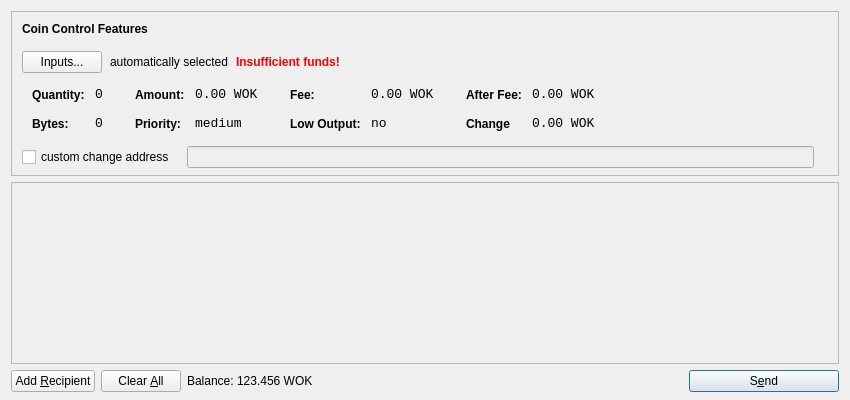
<?xml version="1.0" encoding="UTF-8"?>
<ui version="4.0">
 <class>SendCoinsDialog</class>
 <widget class="QDialog" name="SendCoinsDialog">
  <property name="geometry">
   <rect>
    <x>0</x>
    <y>0</y>
    <width>850</width>
    <height>400</height>
   </rect>
  </property>
  <property name="windowTitle">
   <string>Send Coins</string>
  </property>
  <layout class="QVBoxLayout" name="verticalLayout" stretch="0,1,0">
   <property name="bottomMargin">
    <number>8</number>
   </property>
   <item>
    <widget class="QFrame" name="frameCoinControl">
     <property name="sizePolicy">
      <sizepolicy hsizetype="Expanding" vsizetype="Expanding">
       <horstretch>0</horstretch>
       <verstretch>0</verstretch>
      </sizepolicy>
     </property>
     <property name="maximumSize">
      <size>
       <width>16777215</width>
       <height>16777215</height>
      </size>
     </property>
     <property name="frameShape">
      <enum>QFrame::StyledPanel</enum>
     </property>
     <property name="frameShadow">
      <enum>QFrame::Sunken</enum>
     </property>
     <layout class="QVBoxLayout" name="verticalLayoutCoinControl2">
      <property name="spacing">
       <number>-1</number>
      </property>
      <property name="leftMargin">
       <number>0</number>
      </property>
      <property name="topMargin">
       <number>0</number>
      </property>
      <property name="rightMargin">
       <number>0</number>
      </property>
      <property name="bottomMargin">
       <number>6</number>
      </property>
      <item>
       <layout class="QVBoxLayout" name="verticalLayoutCoinControl" stretch="0,0,0,0,1">
        <property name="spacing">
         <number>0</number>
        </property>
        <property name="leftMargin">
         <number>10</number>
        </property>
        <property name="topMargin">
         <number>10</number>
        </property>
        <item>
         <layout class="QHBoxLayout" name="horizontalLayoutCoinControl1">
          <property name="bottomMargin">
           <number>15</number>
          </property>
          <item>
           <widget class="QLabel" name="labelCoinControlFeatures">
            <property name="sizePolicy">
             <sizepolicy hsizetype="Preferred" vsizetype="Maximum">
              <horstretch>0</horstretch>
              <verstretch>0</verstretch>
             </sizepolicy>
            </property>
            <property name="font">
             <font>
              <weight>75</weight>
              <bold>true</bold>
             </font>
            </property>
            <property name="styleSheet">
             <string notr="true">font-weight:bold;</string>
            </property>
            <property name="text">
             <string>Coin Control Features</string>
            </property>
           </widget>
          </item>
         </layout>
        </item>
        <item>
         <layout class="QHBoxLayout" name="horizontalLayoutCoinControl2" stretch="0,0,0,0">
          <property name="spacing">
           <number>8</number>
          </property>
          <property name="bottomMargin">
           <number>10</number>
          </property>
          <item>
           <widget class="QPushButton" name="pushButtonCoinControl">
            <property name="styleSheet">
             <string notr="true"/>
            </property>
            <property name="text">
             <string>Inputs...</string>
            </property>
           </widget>
          </item>
          <item>
           <widget class="QLabel" name="labelCoinControlAutomaticallySelected">
            <property name="text">
             <string>automatically selected</string>
            </property>
            <property name="margin">
             <number>5</number>
            </property>
           </widget>
          </item>
          <item>
           <widget class="QLabel" name="labelCoinControlInsuffFunds">
            <property name="font">
             <font>
              <weight>75</weight>
              <bold>true</bold>
             </font>
            </property>
            <property name="styleSheet">
             <string notr="true">color:red;font-weight:bold;</string>
            </property>
            <property name="text">
             <string>Insufficient funds!</string>
            </property>
            <property name="margin">
             <number>5</number>
            </property>
           </widget>
          </item>
          <item>
           <spacer name="horizontalSpacerCoinControl">
            <property name="orientation">
             <enum>Qt::Horizontal</enum>
            </property>
            <property name="sizeHint" stdset="0">
             <size>
              <width>40</width>
              <height>1</height>
             </size>
            </property>
           </spacer>
          </item>
         </layout>
        </item>
        <item>
         <widget class="QWidget" name="widgetCoinControl" native="true">
          <property name="sizePolicy">
           <sizepolicy hsizetype="Preferred" vsizetype="Preferred">
            <horstretch>0</horstretch>
            <verstretch>0</verstretch>
           </sizepolicy>
          </property>
          <property name="minimumSize">
           <size>
            <width>0</width>
            <height>0</height>
           </size>
          </property>
          <property name="styleSheet">
           <string notr="true"/>
          </property>
          <layout class="QHBoxLayout" name="horizontalLayoutCoinControl5">
           <property name="margin">
            <number>0</number>
           </property>
           <item>
            <layout class="QHBoxLayout" name="horizontalLayoutCoinControl3" stretch="0,0,0,1">
             <property name="spacing">
              <number>20</number>
             </property>
             <property name="topMargin">
              <number>0</number>
             </property>
             <property name="bottomMargin">
              <number>10</number>
             </property>
             <item>
              <layout class="QFormLayout" name="formLayoutCoinControl1">
               <property name="horizontalSpacing">
                <number>10</number>
               </property>
               <property name="verticalSpacing">
                <number>14</number>
               </property>
               <property name="leftMargin">
                <number>10</number>
               </property>
               <property name="topMargin">
                <number>4</number>
               </property>
               <property name="rightMargin">
                <number>6</number>
               </property>
               <item row="0" column="0">
                <widget class="QLabel" name="labelCoinControlQuantityText">
                 <property name="styleSheet">
                  <string notr="true">font-weight:bold;</string>
                 </property>
                 <property name="text">
                  <string>Quantity:</string>
                 </property>
                 <property name="margin">
                  <number>0</number>
                 </property>
                </widget>
               </item>
               <item row="0" column="1">
                <widget class="QLabel" name="labelCoinControlQuantity">
                 <property name="font">
                  <font>
                   <family>Monospace</family>
                   <pointsize>10</pointsize>
                  </font>
                 </property>
                 <property name="cursor">
                  <cursorShape>IBeamCursor</cursorShape>
                 </property>
                 <property name="contextMenuPolicy">
                  <enum>Qt::ActionsContextMenu</enum>
                 </property>
                 <property name="text">
                  <string>0</string>
                 </property>
                 <property name="margin">
                  <number>0</number>
                 </property>
                 <property name="textInteractionFlags">
                  <set>Qt::LinksAccessibleByMouse|Qt::TextSelectableByKeyboard|Qt::TextSelectableByMouse</set>
                 </property>
                </widget>
               </item>
               <item row="1" column="0">
                <widget class="QLabel" name="labelCoinControlBytesText">
                 <property name="styleSheet">
                  <string notr="true">font-weight:bold;</string>
                 </property>
                 <property name="text">
                  <string>Bytes:</string>
                 </property>
                </widget>
               </item>
               <item row="1" column="1">
                <widget class="QLabel" name="labelCoinControlBytes">
                 <property name="font">
                  <font>
                   <family>Monospace</family>
                   <pointsize>10</pointsize>
                  </font>
                 </property>
                 <property name="cursor">
                  <cursorShape>IBeamCursor</cursorShape>
                 </property>
                 <property name="contextMenuPolicy">
                  <enum>Qt::ActionsContextMenu</enum>
                 </property>
                 <property name="text">
                  <string>0</string>
                 </property>
                 <property name="textInteractionFlags">
                  <set>Qt::LinksAccessibleByMouse|Qt::TextSelectableByKeyboard|Qt::TextSelectableByMouse</set>
                 </property>
                </widget>
               </item>
              </layout>
             </item>
             <item>
              <layout class="QFormLayout" name="formLayoutCoinControl2">
               <property name="horizontalSpacing">
                <number>10</number>
               </property>
               <property name="verticalSpacing">
                <number>14</number>
               </property>
               <property name="leftMargin">
                <number>6</number>
               </property>
               <property name="topMargin">
                <number>4</number>
               </property>
               <property name="rightMargin">
                <number>6</number>
               </property>
               <item row="0" column="0">
                <widget class="QLabel" name="labelCoinControlAmountText">
                 <property name="styleSheet">
                  <string notr="true">font-weight:bold;</string>
                 </property>
                 <property name="text">
                  <string>Amount:</string>
                 </property>
                 <property name="margin">
                  <number>0</number>
                 </property>
                </widget>
               </item>
               <item row="0" column="1">
                <widget class="QLabel" name="labelCoinControlAmount">
                 <property name="font">
                  <font>
                   <family>Monospace</family>
                   <pointsize>10</pointsize>
                  </font>
                 </property>
                 <property name="cursor">
                  <cursorShape>IBeamCursor</cursorShape>
                 </property>
                 <property name="contextMenuPolicy">
                  <enum>Qt::ActionsContextMenu</enum>
                 </property>
                 <property name="text">
                  <string>0.00 WOK</string>
                 </property>
                 <property name="textInteractionFlags">
                  <set>Qt::LinksAccessibleByMouse|Qt::TextSelectableByKeyboard|Qt::TextSelectableByMouse</set>
                 </property>
                </widget>
               </item>
               <item row="1" column="0">
                <widget class="QLabel" name="labelCoinControlPriorityText">
                 <property name="styleSheet">
                  <string notr="true">font-weight:bold;</string>
                 </property>
                 <property name="text">
                  <string>Priority:</string>
                 </property>
                </widget>
               </item>
               <item row="1" column="1">
                <widget class="QLabel" name="labelCoinControlPriority">
                 <property name="font">
                  <font>
                   <family>Monospace</family>
                   <pointsize>10</pointsize>
                  </font>
                 </property>
                 <property name="cursor">
                  <cursorShape>IBeamCursor</cursorShape>
                 </property>
                 <property name="contextMenuPolicy">
                  <enum>Qt::ActionsContextMenu</enum>
                 </property>
                 <property name="text">
                  <string>medium</string>
                 </property>
                 <property name="textInteractionFlags">
                  <set>Qt::LinksAccessibleByMouse|Qt::TextSelectableByKeyboard|Qt::TextSelectableByMouse</set>
                 </property>
                </widget>
               </item>
              </layout>
             </item>
             <item>
              <layout class="QFormLayout" name="formLayoutCoinControl3">
               <property name="horizontalSpacing">
                <number>10</number>
               </property>
               <property name="verticalSpacing">
                <number>14</number>
               </property>
               <property name="leftMargin">
                <number>6</number>
               </property>
               <property name="topMargin">
                <number>4</number>
               </property>
               <property name="rightMargin">
                <number>6</number>
               </property>
               <item row="0" column="0">
                <widget class="QLabel" name="labelCoinControlFeeText">
                 <property name="styleSheet">
                  <string notr="true">font-weight:bold;</string>
                 </property>
                 <property name="text">
                  <string>Fee:</string>
                 </property>
                 <property name="margin">
                  <number>0</number>
                 </property>
                </widget>
               </item>
               <item row="0" column="1">
                <widget class="QLabel" name="labelCoinControlFee">
                 <property name="font">
                  <font>
                   <family>Monospace</family>
                   <pointsize>10</pointsize>
                  </font>
                 </property>
                 <property name="cursor">
                  <cursorShape>IBeamCursor</cursorShape>
                 </property>
                 <property name="contextMenuPolicy">
                  <enum>Qt::ActionsContextMenu</enum>
                 </property>
                 <property name="text">
                  <string>0.00 WOK</string>
                 </property>
                 <property name="textInteractionFlags">
                  <set>Qt::LinksAccessibleByMouse|Qt::TextSelectableByKeyboard|Qt::TextSelectableByMouse</set>
                 </property>
                </widget>
               </item>
               <item row="1" column="0">
                <widget class="QLabel" name="labelCoinControlLowOutputText">
                 <property name="styleSheet">
                  <string notr="true">font-weight:bold;</string>
                 </property>
                 <property name="text">
                  <string>Low Output:</string>
                 </property>
                </widget>
               </item>
               <item row="1" column="1">
                <widget class="QLabel" name="labelCoinControlLowOutput">
                 <property name="font">
                  <font>
                   <family>Monospace</family>
                   <pointsize>10</pointsize>
                  </font>
                 </property>
                 <property name="cursor">
                  <cursorShape>IBeamCursor</cursorShape>
                 </property>
                 <property name="contextMenuPolicy">
                  <enum>Qt::ActionsContextMenu</enum>
                 </property>
                 <property name="text">
                  <string>no</string>
                 </property>
                 <property name="textInteractionFlags">
                  <set>Qt::LinksAccessibleByMouse|Qt::TextSelectableByKeyboard|Qt::TextSelectableByMouse</set>
                 </property>
                </widget>
               </item>
              </layout>
             </item>
             <item>
              <layout class="QFormLayout" name="formLayoutCoinControl4">
               <property name="horizontalSpacing">
                <number>10</number>
               </property>
               <property name="verticalSpacing">
                <number>14</number>
               </property>
               <property name="leftMargin">
                <number>6</number>
               </property>
               <property name="topMargin">
                <number>4</number>
               </property>
               <property name="rightMargin">
                <number>6</number>
               </property>
               <item row="0" column="0">
                <widget class="QLabel" name="labelCoinControlAfterFeeText">
                 <property name="styleSheet">
                  <string notr="true">font-weight:bold;</string>
                 </property>
                 <property name="text">
                  <string>After Fee:</string>
                 </property>
                 <property name="margin">
                  <number>0</number>
                 </property>
                </widget>
               </item>
               <item row="0" column="1">
                <widget class="QLabel" name="labelCoinControlAfterFee">
                 <property name="font">
                  <font>
                   <family>Monospace</family>
                   <pointsize>10</pointsize>
                  </font>
                 </property>
                 <property name="cursor">
                  <cursorShape>IBeamCursor</cursorShape>
                 </property>
                 <property name="contextMenuPolicy">
                  <enum>Qt::ActionsContextMenu</enum>
                 </property>
                 <property name="text">
                  <string>0.00 WOK</string>
                 </property>
                 <property name="textInteractionFlags">
                  <set>Qt::LinksAccessibleByMouse|Qt::TextSelectableByKeyboard|Qt::TextSelectableByMouse</set>
                 </property>
                </widget>
               </item>
               <item row="1" column="0">
                <widget class="QLabel" name="labelCoinControlChangeText">
                 <property name="styleSheet">
                  <string notr="true">font-weight:bold;</string>
                 </property>
                 <property name="text">
                  <string>Change</string>
                 </property>
                </widget>
               </item>
               <item row="1" column="1">
                <widget class="QLabel" name="labelCoinControlChange">
                 <property name="font">
                  <font>
                   <family>Monospace</family>
                   <pointsize>10</pointsize>
                  </font>
                 </property>
                 <property name="cursor">
                  <cursorShape>IBeamCursor</cursorShape>
                 </property>
                 <property name="contextMenuPolicy">
                  <enum>Qt::ActionsContextMenu</enum>
                 </property>
                 <property name="text">
                  <string>0.00 WOK</string>
                 </property>
                 <property name="textInteractionFlags">
                  <set>Qt::LinksAccessibleByMouse|Qt::TextSelectableByKeyboard|Qt::TextSelectableByMouse</set>
                 </property>
                </widget>
               </item>
              </layout>
             </item>
            </layout>
           </item>
          </layout>
         </widget>
        </item>
        <item>
         <layout class="QHBoxLayout" name="horizontalLayoutCoinControl4" stretch="0,0,0">
          <property name="spacing">
           <number>12</number>
          </property>
          <property name="sizeConstraint">
           <enum>QLayout::SetDefaultConstraint</enum>
          </property>
          <property name="topMargin">
           <number>5</number>
          </property>
          <property name="rightMargin">
           <number>5</number>
          </property>
          <item>
           <widget class="QCheckBox" name="checkBoxCoinControlChange">
            <property name="text">
             <string>custom change address</string>
            </property>
           </widget>
          </item>
          <item>
           <widget class="QLineEdit" name="lineEditCoinControlChange">
            <property name="enabled">
             <bool>false</bool>
            </property>
            <property name="sizePolicy">
             <sizepolicy hsizetype="Expanding" vsizetype="Fixed">
              <horstretch>0</horstretch>
              <verstretch>0</verstretch>
             </sizepolicy>
            </property>
           </widget>
          </item>
          <item>
           <widget class="QLabel" name="labelCoinControlChangeLabel">
            <property name="sizePolicy">
             <sizepolicy hsizetype="Preferred" vsizetype="Expanding">
              <horstretch>0</horstretch>
              <verstretch>0</verstretch>
             </sizepolicy>
            </property>
            <property name="minimumSize">
             <size>
              <width>0</width>
              <height>0</height>
             </size>
            </property>
            <property name="text">
             <string/>
            </property>
            <property name="margin">
             <number>3</number>
            </property>
           </widget>
          </item>
         </layout>
        </item>
        <item>
         <spacer name="verticalSpacerCoinControl">
          <property name="orientation">
           <enum>Qt::Vertical</enum>
          </property>
          <property name="sizeHint" stdset="0">
           <size>
            <width>800</width>
            <height>1</height>
           </size>
          </property>
         </spacer>
        </item>
       </layout>
      </item>
     </layout>
    </widget>
   </item>
   <item>
    <widget class="QScrollArea" name="scrollArea">
     <property name="widgetResizable">
      <bool>true</bool>
     </property>
     <widget class="QWidget" name="scrollAreaWidgetContents">
      <property name="geometry">
       <rect>
        <x>0</x>
        <y>0</y>
        <width>830</width>
        <height>165</height>
       </rect>
      </property>
      <layout class="QVBoxLayout" name="verticalLayout_2">
       <property name="margin">
        <number>0</number>
       </property>
       <item>
        <layout class="QVBoxLayout" name="entries">
         <property name="spacing">
          <number>6</number>
         </property>
        </layout>
       </item>
       <item>
        <spacer name="verticalSpacer">
         <property name="orientation">
          <enum>Qt::Vertical</enum>
         </property>
         <property name="sizeHint" stdset="0">
          <size>
           <width>20</width>
           <height>40</height>
          </size>
         </property>
        </spacer>
       </item>
      </layout>
     </widget>
    </widget>
   </item>
   <item>
    <layout class="QHBoxLayout" name="horizontalLayout">
     <item>
      <widget class="QPushButton" name="addButton">
       <property name="toolTip">
        <string>Send to multiple recipients at once</string>
       </property>
       <property name="text">
        <string>Add &amp;Recipient</string>
       </property>
       <property name="icon">
        <iconset resource="../bitcoin.qrc">
         <normaloff>:/icons/add</normaloff>:/icons/add</iconset>
       </property>
       <property name="autoDefault">
        <bool>false</bool>
       </property>
      </widget>
     </item>
     <item>
      <widget class="QPushButton" name="clearButton">
       <property name="sizePolicy">
        <sizepolicy hsizetype="Minimum" vsizetype="Fixed">
         <horstretch>0</horstretch>
         <verstretch>0</verstretch>
        </sizepolicy>
       </property>
       <property name="toolTip">
        <string>Remove all transaction fields</string>
       </property>
       <property name="text">
        <string>Clear &amp;All</string>
       </property>
       <property name="icon">
        <iconset resource="../bitcoin.qrc">
         <normaloff>:/icons/remove</normaloff>:/icons/remove</iconset>
       </property>
       <property name="autoRepeatDelay">
        <number>300</number>
       </property>
       <property name="autoDefault">
        <bool>false</bool>
       </property>
      </widget>
     </item>
     <item>
      <layout class="QHBoxLayout" name="horizontalLayout_2">
       <property name="spacing">
        <number>3</number>
       </property>
       <item>
        <widget class="QLabel" name="label">
         <property name="sizePolicy">
          <sizepolicy hsizetype="Preferred" vsizetype="Fixed">
           <horstretch>0</horstretch>
           <verstretch>0</verstretch>
          </sizepolicy>
         </property>
         <property name="text">
          <string>Balance:</string>
         </property>
        </widget>
       </item>
       <item>
        <widget class="QLabel" name="labelBalance">
         <property name="sizePolicy">
          <sizepolicy hsizetype="Preferred" vsizetype="Fixed">
           <horstretch>0</horstretch>
           <verstretch>0</verstretch>
          </sizepolicy>
         </property>
         <property name="cursor">
          <cursorShape>IBeamCursor</cursorShape>
         </property>
         <property name="text">
          <string>123.456 WOK</string>
         </property>
         <property name="textInteractionFlags">
          <set>Qt::LinksAccessibleByMouse|Qt::TextSelectableByKeyboard|Qt::TextSelectableByMouse</set>
         </property>
        </widget>
       </item>
      </layout>
     </item>
     <item>
      <spacer name="horizontalSpacer">
       <property name="orientation">
        <enum>Qt::Horizontal</enum>
       </property>
       <property name="sizeHint" stdset="0">
        <size>
         <width>40</width>
         <height>20</height>
        </size>
       </property>
      </spacer>
     </item>
     <item>
      <widget class="QPushButton" name="sendButton">
       <property name="minimumSize">
        <size>
         <width>150</width>
         <height>0</height>
        </size>
       </property>
       <property name="toolTip">
        <string>Confirm the send action</string>
       </property>
       <property name="text">
        <string>S&amp;end</string>
       </property>
       <property name="icon">
        <iconset resource="../bitcoin.qrc">
         <normaloff>:/icons/send</normaloff>:/icons/send</iconset>
       </property>
       <property name="default">
        <bool>true</bool>
       </property>
      </widget>
     </item>
    </layout>
   </item>
  </layout>
 </widget>
 <resources>
  <include location="../bitcoin.qrc"/>
 </resources>
 <connections/>
</ui>
